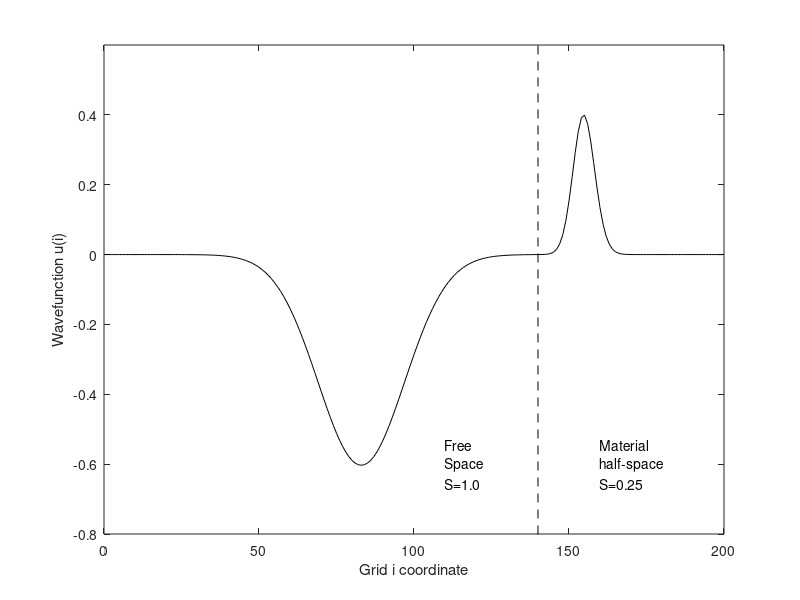

Recreate this plot in MATLAB.
S = 1;
S1 = .25;


mi = 60;
delta = 14;

dx = 1;

x = 0:dx:200;

u = zeros(1, (200 / dx) + 1);

us = cat(2, exp((-1 / 2) * ((x - mi) / delta).^2) ./ (delta * sqrt( 2 * pi)), zeros(1, 10000));

us = us / max(us);

u(1, 1) = us(1);

n = 2;

xLinha = [139.99 140.01];
yLinha = [-1 1];


while 1
    u(n, 1) = us(n);
    
    for i = 2:(140 / dx) + 1
        u(n + 1, i) = (S^2 * (u(n, i + 1) - 2 *u(n, i) + u(n, i - 1))) + 2 * u(n, i) - u(n - 1, i);
    end
    for i = (140 / dx) + 2:(200 / dx)
        u(n + 1, i) = (S1^2 * (u(n, i + 1) - 2 *u(n, i) + u(n, i - 1))) + 2 * u(n, i) - u(n - 1, i);
    end
    
    plot(x, u(n, :), 'black',  xLinha, yLinha, 'black--')
    text(110, -0.6, {'Free', 'Space', 'S=1.0'});
    text(160, -0.6, {'Material', 'half-space', 'S=0.25'});
    xlabel('Grid i coordinate')
    ylabel('Wavefunction u(i)')
    xticks([0 50 100 150 200])
    
    axis([0 200 -0.8 0.6])

    n = n + 1;

    if (n == 260)
        pause(1);
        break;
    else
        pause(.01);
    end
end
